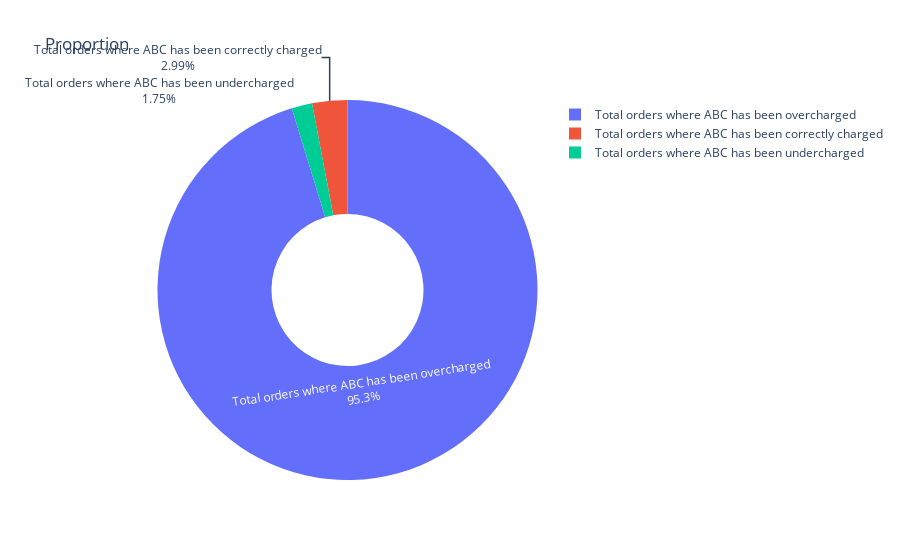

The notebook cell saved with this chart:
### Code cell
#visualicemos la proporcion de los errores y aciertos de los cargos y cantidades
#en un grafico de torta
import plotly.graph_objects as go
fig = go.Figure(data = go.Pie(labels = df_resumido['Description'],
                              values = df_resumido['Count'],
                              textinfo = 'label+percent',
                              hole = 0.4))
fig.update_layout(title = 'Proportion')
fig.show()

### Figure 1 — Plotly figure (JSON) as saved in the notebook; plotly's stock layout.template omitted (floating-point values rounded to 4 significant figures)
{"data": [{"hole": 0.4, "labels": ["Total orders where ABC has been correctly charged", "Total orders where ABC has been overcharged", "Total orders where ABC has been undercharged"], "textinfo": "label+percent", "type": "pie", "values": [12, 382, 7]}], "layout": {"title": {"text": "Proportion"}}}
